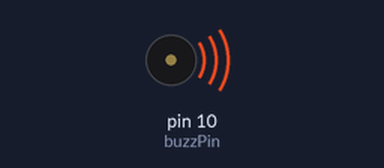
Simulated run of this sketch. Board: Arduino Uno, built with avr-gcc and run on an emulated ATmega328P. Parts: buzzer (waves = sounding).

Above: at 0.1 s.
Timing chart, 0 to 1.6 s (numbered marks = the images above):
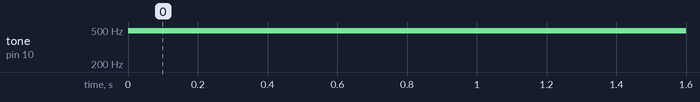

Measured:
- by itself, tone on pin 10 (buzzPin): silent → 490 Hz at 0.00 s

The sketch:

buzz_it.ino
```cpp
int buzzPin = 10;
//int freq = 100;

void setup() {
    pinMode(buzzPin, OUTPUT);
}

void loop() {
//    digitalWrite(buzzPin, HIGH);
//    delay(10);
//    digitalWrite(buzzPin, LOW);
//    delay(500);
    analogWrite(buzzPin, 50);
    delay(250);
    analogWrite(buzzPin, 100);
    delay(250);
    analogWrite(buzzPin, 150);
    delay(500);
    analogWrite(buzzPin, 255);
    delay(250);
    analogWrite(buzzPin, 100);
    delay(500);
    analogWrite(buzzPin, 145);
    delay(100);
}
```
